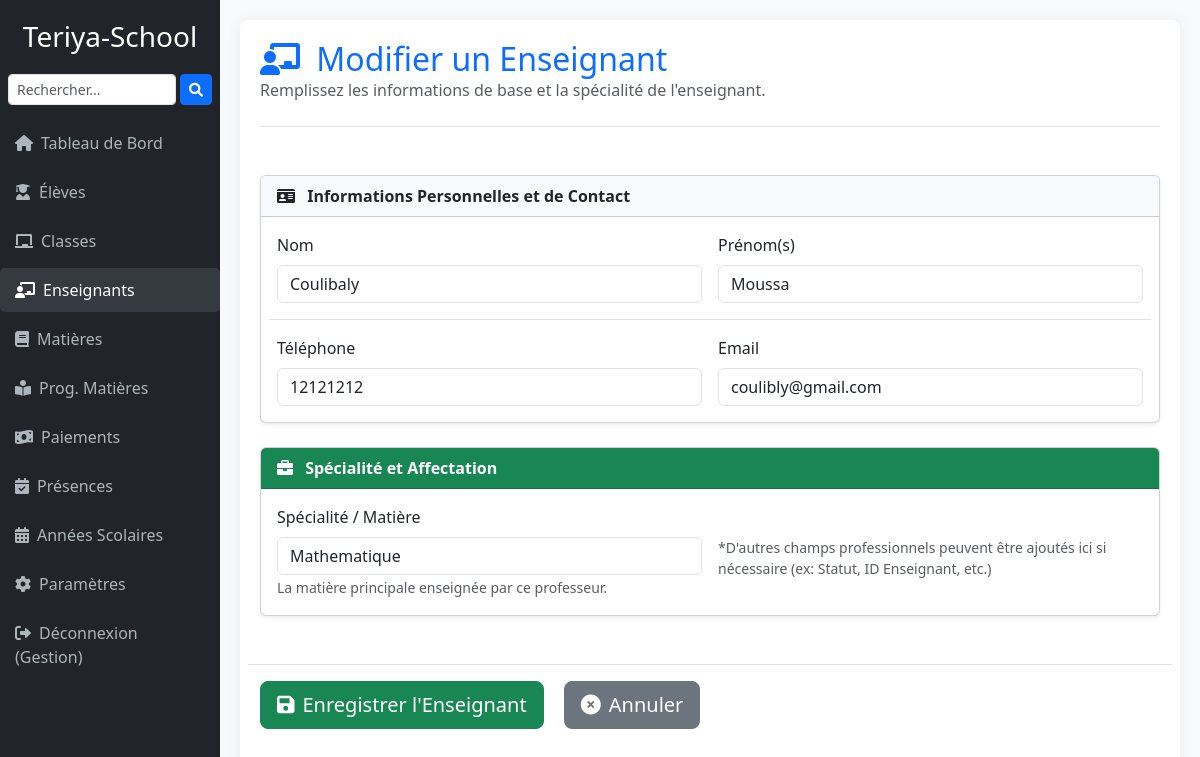
The page /enseignants/modifier/2/ (signed in) on the database its author committed.
### dashboard/models.py (models this page shows, shortened)
class Profile(models.Model):
    user = models.OneToOneField(User, on_delete=models.CASCADE)
    ecole = models.ForeignKey("EcoleSettings", on_delete=models.CASCADE, null=True, blank=True)

class EcoleSettings(models.Model):
    ministere = models.CharField(
        max_length=255,
        blank=True,
        null=True,
        verbose_name="Ministère de Tutelle",
        help_text="Exemple : Ministère de l’Éducation Nationale"
    )
    academie = models.CharField(
        max_length=255,
        blank=True,
        null=True,
        verbose_name="Académie / Inspection",
        help_text="Exemple : Académie de Bamako Rive Droite"
    )
    commune = models.CharField(
        max_length=255,
        blank=True,
        null=True,
        verbose_name="Commune",
        help_text="Exemple : Commune IV du District de Bamako"
    )
    nom_etablissement = models.CharField(
        max_length=255,
        verbose_name="Nom de l'Établissement"
    )
    adresse_etablissement = models.CharField(
        max_length=255,
        blank=True,
        null=True,
        verbose_name="Adresse"
    )
    telephone = models.CharField(
        max_length=50,
        blank=True,
        null=True,
        verbose_name="Téléphone de l'Établissement"
    )
    email_contact = models.EmailField(
        blank=True,
        null=True,
        verbose_name="Email de Contact"
    )
    site_web = models.URLField(
        blank=True,
        null=True,
        verbose_name="Site Web"
    )
    code_etablissement = models.CharField(
        max_length=50,
        blank=True,
        null=True,
        unique=True,  # ✅ Chaque école doit avoir un code unique
        verbose_name="Code de l'Établissement",
        help_text="Code attribué par le ministère ou la direction académique"
    )
    logo = models.ImageField(
        upload_to='settings/assets/',
        blank=True,
        null=True,
        verbose_name="Logo de l'École"
    )
    cachet_admin = models.ImageField(
        upload_to='settings/assets/',
        blank=True,
        null=True,
        verbose_name="Cachet (Sceau) de l'Administration"
    )
    signature_directeur = models.ImageField(
        upload_to='settings/assets/',
        blank=True,
        null=True,
        verbose_name="Signature du Directeur/Responsable"
    )
    titre_signataire = models.CharField(
        max_length=100,
        default='Le Directeur',
        verbose_name="Titre du Signataire"
    )
    nom_signataire = models.CharField(
        max_length=255,
        blank=True,
        null=True,
        verbose_name="Nom du Signataire",
        help_text="Nom du directeur ou responsable signataire"
    )
    date_mise_a_jour = models.DateTimeField(
        auto_now=True,
        verbose_name="Dernière mise à jour"
    )
    class Meta:
        verbose_name = "École"
        verbose_name_plural = "Écoles"
        ordering = ['nom_etablissement']
    date_fin_essai = models.DateTimeField(
        blank=True,
        null=True,
        verbose_name="Fin de la période d'essai gratuite"
    )
    est_active = models.BooleanField(
        default=True,
        verbose_name="École active",
        help_text="Indique si l'école peut utiliser le système"
    )
    def periode_essai_expiree(self):
        return self.date_fin_essai and timezone.now() > self.date_fin_essai

class Enseignant(models.Model):
    ecole = models.ForeignKey(
     'EcoleSettings',
     on_delete=models.CASCADE,
     verbose_name="École",
     default=1,
     related_name='enseignants')  # <-- ajoute ce related_name
    user = models.OneToOneField(User, on_delete=models.CASCADE, null=True, blank=True, verbose_name="Utilisateur Django")
    nom = models.CharField(max_length=100, verbose_name="Nom")
    prenom = models.CharField(max_length=100, verbose_name="Prénom")
    contact = models.CharField(max_length=50, blank=True, null=True, verbose_name="Contact Téléphonique")
    email = models.EmailField(blank=True, null=True, verbose_name="Adresse Email")
    specialite = models.CharField(max_length=100, blank=True, null=True, verbose_name="Spécialité/Matière principale")
    class Meta:
        verbose_name = "Enseignant"
        verbose_name_plural = "Enseignants"
        ordering = ['nom', 'prenom']

### dashboard/views.py (the view)
# urls.py: path('enseignants/modifier/<int:pk>/', views.modifier_enseignant, name='modifier_enseignant'),
@login_required
def modifier_enseignant(request, pk):
    enseignant = get_object_or_404(Enseignant, pk=pk)
    ecole = (
        getattr(getattr(request.user, 'enseignant', None), 'ecole', None)
        or getattr(getattr(request.user, 'profile', None), 'ecole', None)
        or (EcoleSettings.objects.first() if request.user.is_superuser else None)
    )
    if not request.user.is_superuser and enseignant.ecole != ecole:
        messages.error(request, "Vous n'êtes pas autorisé à modifier cet enseignant.")
        return redirect('dashboard_accueil')
    if request.method == 'POST':
        form = EnseignantForm(request.POST, instance=enseignant)
        if form.is_valid():
            form.save()
            messages.success(request, f"L'enseignant {enseignant.prenom} {enseignant.nom} a été mis à jour.")
            return redirect('liste_enseignants')
        messages.error(request, "Veuillez corriger les erreurs dans le formulaire.")
    else:
        form = EnseignantForm(instance=enseignant)
    return render(request, 'dashboard/enseignants/form_enseignant.html', {'form': form, 'action': 'Modifier'})

### dashboard/forms.py
class EnseignantForm(forms.ModelForm):
    class Meta:
        model = Enseignant
        fields = ['nom', 'prenom', 'contact', 'email', 'specialite']
        widgets = {
            'nom': forms.TextInput(attrs={'class': 'form-control'}),
            'prenom': forms.TextInput(attrs={'class': 'form-control'}),
            'contact': forms.TextInput(attrs={'class': 'form-control'}),
            'email': forms.EmailInput(attrs={'class': 'form-control'}),
            'specialite': forms.TextInput(attrs={'class': 'form-control'}),
        }

### dashboard/templates/dashboard/enseignants/form_enseignant.html (shortened to what this page needs)
{% extends 'dashboard/base.html' %}
{% load static %}
{% block content %}
    <div class="border-bottom mb-5 pb-2">
        <h2 class="mb-0 text-primary">
            <i class="fas fa-chalkboard-teacher me-2"></i> {{ action }} un Enseignant
        </h2>
        <p class="text-muted">Remplissez les informations de base et la spécialité de l'enseignant.</p>
    </div>
    <form method="post" enctype="multipart/form-data" class="row g-4">
        <div class="col-lg-12">
            <div class="card shadow-sm mb-4">
                <div class="card-header bg-light fw-bold text-dark">
                    <i class="fas fa-id-card me-2"></i> Informations Personnelles et de Contact
                </div>
                <div class="card-body row g-3">
                    <div class="col-md-6">
                        <label for="{{ form.nom.id_for_label }}" class="form-label">Nom</label>
                        {{ form.nom }}
                    </div>
                    <div class="col-md-6">
                        <label for="{{ form.prenom.id_for_label }}" class="form-label">Prénom(s)</label>
                        {{ form.prenom }}
                    </div>
                    <div class="col-md-6 border-top pt-3">
                        <label for="{{ form.contact.id_for_label }}" class="form-label">Téléphone</label>
                        {{ form.contact }}
                    </div>
                    <div class="col-md-6 border-top pt-3">
                        <label for="{{ form.email.id_for_label }}" class="form-label">Email</label>
                        {{ form.email }}
                    </div>
                </div>
            </div>
            <div class="card shadow-sm mb-4">
                <div class="card-header bg-success text-white fw-bold">
                    <i class="fas fa-briefcase me-2"></i> Spécialité et Affectation
                </div>
                <div class="card-body row g-3">
                    <div class="col-md-6">
                        <label for="{{ form.specialite.id_for_label }}" class="form-label">Spécialité / Matière</label>
                        {{ form.specialite }}
                        <small class="form-text text-muted">La matière principale enseignée par ce professeur.</small>
                    </div>
                    <div class="col-md-6">
                        <div class="text-muted small mt-4 pt-2">
                            *D'autres champs professionnels peuvent être ajoutés ici si nécessaire (ex: Statut, ID Enseignant, etc.)
                        </div>
                    </div>
                </div>
            </div>
        </div>
        <div class="col-12 mt-4 pt-3 border-top">
            <button type="submit" class="btn btn-success btn-lg me-3"><i class="fas fa-save me-2"></i>Enregistrer l'Enseignant</button>
            <a href="{% url 'liste_enseignants' %}" class="btn btn-secondary btn-lg"><i class="fas fa-times-circle me-2"></i>Annuler</a>
        </div>
    </form>
{% endblock %}

### dashboard/templates/dashboard/base.html (shortened to what this page needs)
<!DOCTYPE html>
<html lang="fr">
<head>
    <link href="https://cdn.jsdelivr.net/npm/bootstrap@5.3.0/dist/css/bootstrap.min.css" rel="stylesheet">
    <link rel="stylesheet" href="https://cdnjs.cloudflare.com/ajax/libs/font-awesome/6.0.0-beta3/css/all.min.css">
</head>
<body>
<div class="wrapper">
    <div class="sidebar">
        <h3>
            {% if request.user.profile.ecole %}
                {{ request.user.profile.ecole.nom_etablissement }}
            {% else %}
                Gestion Multi-École
            {% endif %}
        </h3>
    <form method="get" action="{% url 'recherche_etudiants_globale' %}" class="d-flex mb-3 px-2">
        <input type="text" name="q" class="form-control form-control-sm me-1" placeholder="Rechercher..." required>
        <button type="submit" class="btn btn-sm btn-primary"><i class="fas fa-search"></i></button>
    </form>
        <ul class="nav flex-column">
            <li class="nav-item">
                <a class="nav-link {% if request.resolver_match.url_name == 'dashboard_accueil' %}active{% endif %}" href="{% url 'dashboard_accueil' %}">
                    <i class="fas fa-home me-2"></i>Tableau de Bord
                </a>
            </li>
            <li class="nav-item">
                <a class="nav-link {% if 'etudiant' in request.resolver_match.url_name %}active{% endif %}" href="{% url 'liste_etudiants' %}">
                    <i class="fas fa-user-graduate me-2"></i>Élèves
                </a>
            </li>
            <li class="nav-item">
                <a class="nav-link {% if 'classe' in request.resolver_match.url_name %}active{% endif %}" href="{% url 'liste_classes' %}">
                    <i class="fas fa-chalkboard me-2"></i>Classes
                </a>
            </li>
            <li class="nav-item">
                <a class="nav-link {% if 'enseignant' in request.resolver_match.url_name %}active{% endif %}" href="{% url 'liste_enseignants' %}">
                    <i class="fas fa-chalkboard-teacher me-2"></i>Enseignants
                </a>
            </li>
            <li class="nav-item">
                <a class="nav-link {% if 'matiere' in request.resolver_match.url_name %}active{% endif %}" href="{% url 'liste_matieres' %}">
                    <i class="fas fa-book me-2"></i>Matières
                </a>
            </li>
            <li class="nav-item">
                <a class="nav-link {% if 'programme_matiere' in request.resolver_match.url_name %}active{% endif %}" href="{% url 'liste_programmes_matiere' %}">
                    <i class="fas fa-book-reader me-2"></i>Prog. Matières
                </a>
            </li>
            <li class="nav-item">
                <a class="nav-link {% if 'paiement' in request.resolver_match.url_name %}active{% endif %}" href="{% url 'liste_paiements_par_classe_etudiant' %}">
                    <i class="fas fa-money-bill-wave me-2"></i>Paiements
                </a>
            </li>
            <li class="nav-item">
                <a class="nav-link {% if 'presence' in request.resolver_match.url_name %}active{% endif %}" href="{% url 'liste_presences' %}">
                    <i class="fas fa-calendar-check me-2"></i>Présences
                </a>
            </li>
            <li class="nav-item">
                <a class="nav-link {% if 'annee_scolaire' in request.resolver_match.url_name %}active{% endif %}" href="{% url 'liste_annees_scolaires' %}">
                    <i class="fas fa-calendar-alt me-2"></i>Années Scolaires
                </a>
            </li>
            <li class="nav-item">
                <a class="nav-link {% if request.resolver_match.url_name == 'ecole_settings' %}active{% endif %}" href="{% url 'ecole_settings' %}">
                    <i class="fas fa-cog me-2"></i>Paramètres
                </a>
            </li>
            {% if user.is_authenticated %}
            <li class="nav-item mt-auto">
                <a class="nav-link" href="{% url 'logout' %}">
                    <i class="fas fa-sign-out-alt me-2"></i>Déconnexion ({{ user.username }})
                </a>
            </li>
            {% endif %}
        </ul>
    </div>
    <div class="main-content">
        <div class="content">
            {% block content %}{% endblock %}
        </div>
    </div>
</div>
</body>
</html>

### dashboard/templates/dashboard/base.html (style rules this page uses)
html, body { height: 100%; margin: 0; padding: 0; overflow: hidden; font-family: 'Segoe UI', Tahoma, Geneva, Verdana, sans-serif; background-color: #f8f9fa; }
.wrapper { display: flex; height: 100%; }
.sidebar { background-color: #212529; color: white; width: 220px; padding-top: 20px; flex-shrink: 0; display: flex; flex-direction: column; overflow-y: auto; }
.sidebar h3 { color: #fff; text-align: center; margin-bottom: 20px; }
.sidebar .nav-link { color: #adb5bd; padding: 10px 15px; margin-bottom: 5px; border-radius: 5px; }
.sidebar .nav-link:hover, .sidebar .nav-link.active { background-color: #343a40; color: white; }
.main-content { flex: 1; display: flex; flex-direction: column; padding: 20px; overflow: hidden; }
.content { flex: 1; background-color: #fff; border-radius: 8px; padding: 20px; box-shadow: 0 0 15px rgba(0,0,0,0.05); overflow-y: auto; }

### rows shown on the page
Enseignant: nom "Coulibaly", prenom "Moussa", contact "12121212", email "coulibly@gmail.com", specialite "Mathematique"

### other values the page prints
{{ request.user.profile.ecole.nom_etablissement }} "Teriya-School"
{{ user.username }} "Gestion"
{{ action }} "Modifier"
